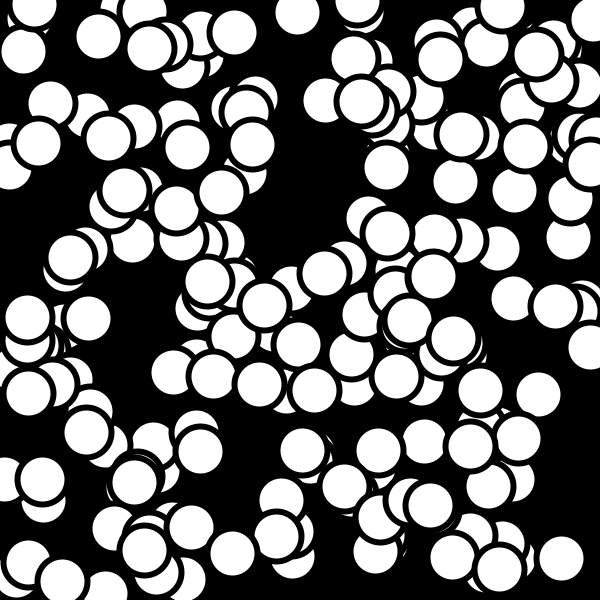
Frame 1 (no input)
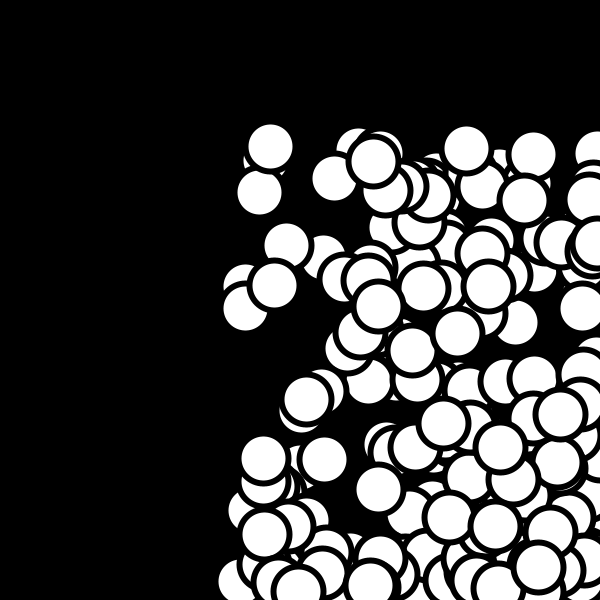
Frame 60 (the mouse pressed at the canvas centre just before this capture)
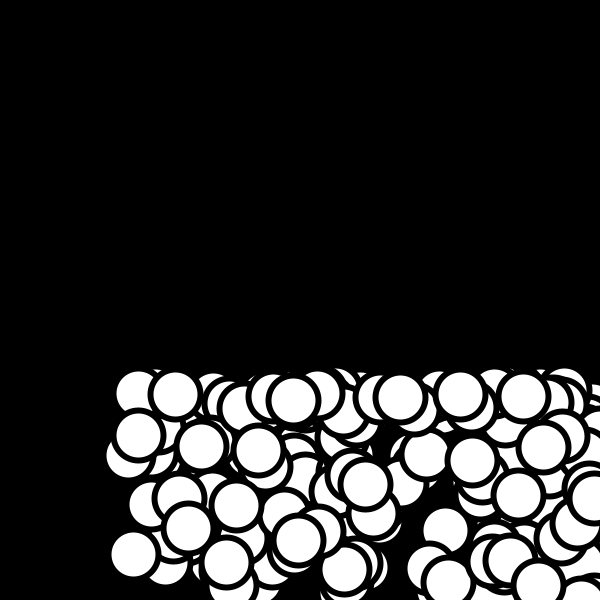
Frame 120 (the mouse held since frame 60 and released just before this capture)

The Processing sketch that drew these frames (run headless with seeded random() and noise(); from frame 60 on, the mouse is pressed at the canvas centre):

// Processing sketch: processing_165514
// ── processing_165514.pde

//With great help from Sanchez's youtube channel

//Declaring
ball [] bumchas = new ball[200];


void setup() {
  size(600, 600);
  smooth();

  //Initializing
  for (int i = 0; i < 200; i++) {
    bumchas[i] = new ball (random(0, width), random(0, height));
  }
}


void draw() {
  background(0);

  //function call
  for (int i = 0; i < 200; i++) {
    bumchas[i].run();
  }
}


class ball {
  //global variables
  float x = 0;
  float y = 0;
  float speedX = 4;
  float speedY = -0.5;


  ball(float _x, float _y) {
    x = _x;
    y = _y;
  }

  void run() {
    update();
    move();
    bounce();
    gravity();
  }
  void gravity() {
    speedY += 0.1;
  }
  void bounce() {
    if (x > width) {
      speedX = speedX * -1;
    }
    if (x < 0) {
      speedX = speedX * -1;
    }
    if (y > height) {
      speedY = speedY * -1;
    }
    if (y < 0) {
      speedY = speedY * -1;
    }
  }
  void move() {
    x = x+speedX;
    y = y+speedY;
  }


  void update() {
    //The body on my lolo
    strokeWeight(6);
    stroke(0);
    fill(255);
    //fill(100, 170, 250);
    ellipse(x, y, 50, 50);

    
  }
}
